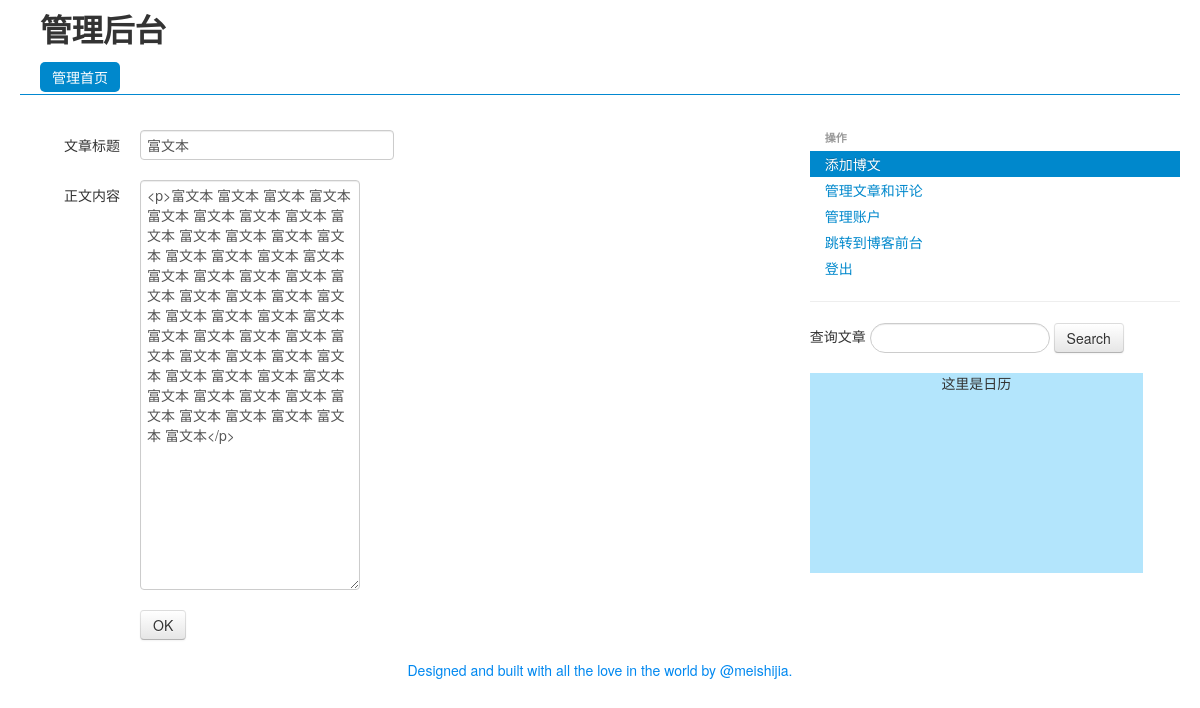
The app's page /manager/mod_article/?id=20 (signed in) with its own data.
### articles/models.py (models this page shows)
class Article(models.Model):
    title = models.CharField(max_length = 30)
    time_stamp = models.DateField()
    content = RichTextField()

### manager/views.py (the view)
@permission_required('django.contrib.auth.can_manage')
def mod_article(request):
	article_id =request.GET["id"]
        print article_id
	article = Article.objects.get(id = article_id)
	return render(request,"manager/mod_article.html",{"article":article})

### manager/templates/manager/mod_article.html (shortened to what this page needs)
{% extends "manager/base.html" %}
{% block content %}
<div class="container-fluid">
	<div class="row-fluid">
		<div class="span12" style="width:100%;margin-left:-100px;margin-top:5px">
			<form class="form-horizontal" method="post" action="/manager/deal_mod_article/">
				<div class="control-group">
					 <label class="control-label" for="inputTitle">文章标题</label>
					<div class="controls">
						<input id="inputTitle" type="text" name="title" style="width:240px" value="{{article.title}}"/>
				</div>
				</div>
				<div class="control-group" style="width:90%">
					 <label class="control-label" for="inputContent">正文内容</label>
					<div class="controls">
						<textarea id="inputContent" class="form-control ckeditor" name="content" rows="20">{{article.content}}</textarea>
					</div>
				</div>
				<div class="control-group">
					<div class="controls">
						 <button type="submit" class="btn">OK</button>
					</div>
				</div>
			</form>
		</div>
	</div>
</div>
{% endblock %}

### records on screen
Article: title "富文本", content "<p>富文本 富文本 富文本 富文本 富文本 富文本 富文本 富文本 富文本 富文本 富文本 富文本 富文本 富文本 富文本 富文本 富文本 富文本 富文本 富文本 富文本 富文本 富文本 富文本 富文本 富文本 富文本 富文本 富文本 富文本 富文本 富文本 富文本 富文本 富文本 富文本 富文本 富文本 富文本 富文本 富文本 富文本 富文本 富文本 富文本 富文本 富文本 富文本 富文本 富文本 富文本 富文本 富文本</p>"
